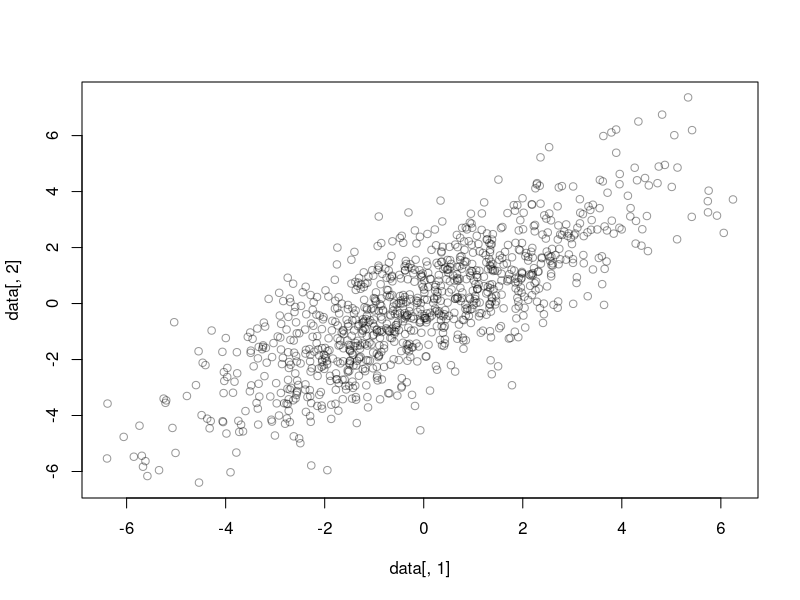
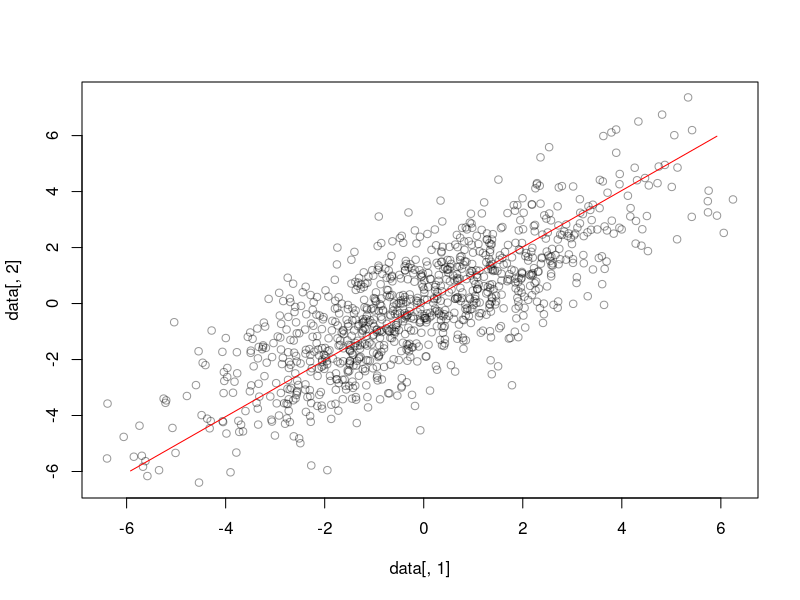
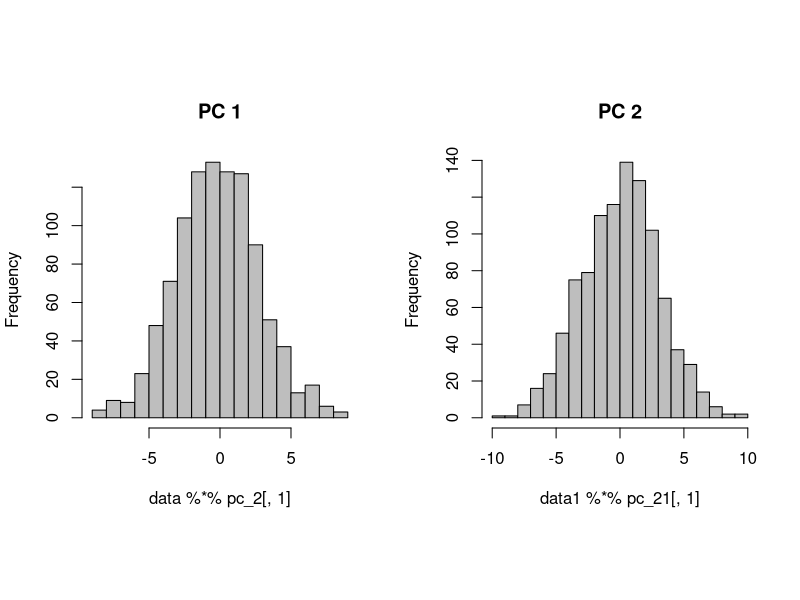

Source code (R) for these figures, in order:
## ---- chunk 1
#old.par <- par(mar = c(0, 0, 0, 0))
genDataPCA <- function(x, y, rot, flag) {
  mat <-matrix(1000, 1000, 2)
  mat[, 1] <- x
  mat[, 2] <- y
  data <- mat %*% rot
  if (flag == 1) {
    plot(data[, 1], data[, 2], col = rgb(0, 0, 0, 0.4))
  }
  data
}
pca <- function(data, k) {
  #covariance.mat <- t(data) %*% data
  covariance.mat <- cov(data)
  eig.vecs <- eigen(covariance.mat)$vectors
  eig.vals <- eigen(covariance.mat)$values
  k.components <- eig.vecs[, 1:k]
  k.components
}
x <- rnorm(1000, mean = 0, sd = 1)
y <- rnorm(1000, mean = 0, sd = 1)
rot <-matrix(c(1,2,2,1), 2, 2)
rot1 <- matrix(c(1, -2, -2, 1), 2, 2)
data <- genDataPCA(x, y, rot, 1)
covariance.mat <- cov(data)
data <- genDataPCA(x, y, rot, 1)
data1 <- genDataPCA(x, y, rot1, 0)
pc_21 <- pca(data1, 2)
# For Data 1
pc_2 <- pca(data, 2)
eig.vecs <- eigen(covariance.mat)$vectors
eig.vals <- eigen(covariance.mat)$values
evecs1 <- pc_2[, 1] * eig.vals[1]
evecs2 <- pc_2[, 2] * eig.vals[2]
lines(x=c(0, evecs1[1]), y=c(0, evecs1[2]), col = "red")
lines(x=c(0, -evecs1[1]), y=c(0, -evecs1[2]), col = "red")

## ---- chunk 2
par(mfrow=c(1,2), pty = "s")
hist(data %*% pc_2[, 1], 20,  col = "gray", main = "PC 1")
hist(data1 %*% pc_21[, 1], 20,  col = "gray", main = "PC 2")
variance.1 <- var(data %*% pc_2[, 1])
variance.2 <- var(data1 %*% pc_21[, 1])
variance.1
cov(data)
variance.2
cov(data1)
## ---- chunk 3

